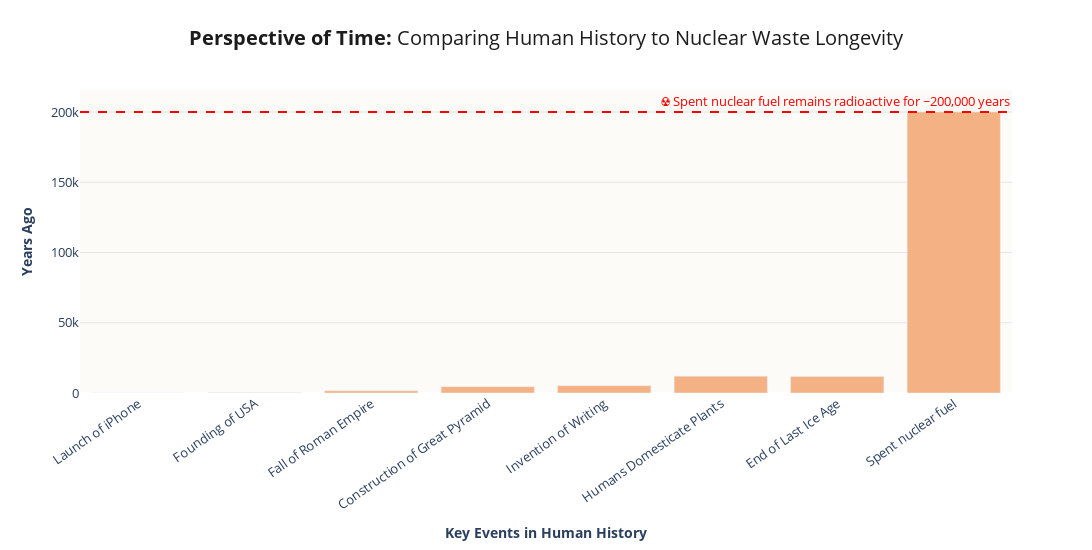

Notebook source saved alongside this figure:
### Code cell
import pandas as pd
import plotly.graph_objects as go

events = [
    ("Launch of iPhone", 17),
    ("Founding of USA", 249),
    ("Fall of Roman Empire", 1550),
    ("Construction of Great Pyramid", 4500),
    ("Invention of Writing", 5200),
    ("Humans Domesticate Plants", 12000),
    ("End of Last Ice Age", 11700),
    ("Spent nuclear fuel", 200000)
]

df = pd.DataFrame(events, columns=["Event", "Years Ago"])

fig = go.Figure()

fig.add_trace(go.Bar(
    x=df["Event"],
    y=df["Years Ago"],
    marker_color="#f4b183",
    hovertemplate="<b>%{x}</b><br>%{y:,} years ago",
    showlegend=False
))

fig.add_hline(
    y=200000,
    line_dash="dash",
    line_color="red",
    annotation_text="☢️ Spent nuclear fuel remains radioactive for ~200,000 years",
    annotation_position="top right",
    annotation_font_color="red",
    annotation_font_size=13
)

fig.update_layout(
    title=dict(
        text="<b>Perspective of Time:</b> Comparing Human History to Nuclear Waste Longevity",
        x=0.5,
        font=dict(size=20, color="#1c1c1c")
    ),
    xaxis=dict(
        title="<b>Key Events in Human History</b>",
        tickangle=-35,
        tickfont=dict(size=13),
        showgrid=False
    ),
    yaxis=dict(
        title="<b>Years Ago</b>",
        showgrid=True,
        gridcolor="#e5e5e5",
        tickfont=dict(size=13)
    ),
    plot_bgcolor="#fcfbf8",
    paper_bgcolor="#ffffff",
    width=1100,
    height=550,
    margin=dict(l=80, r=80, t=90, b=120)
)

fig.show()

### Figure 1 — Plotly figure (JSON) as saved in the notebook; plotly's stock layout.template omitted (floating-point values rounded to 4 significant figures)
{"data": [{"hovertemplate": "<b>%{x}</b><br>%{y:,} years ago", "marker": {"color": "#f4b183"}, "showlegend": false, "type": "bar", "x": ["Launch of iPhone", "Founding of USA", "Fall of Roman Empire", "Construction of Great Pyramid", "Invention of Writing", "Humans Domesticate Plants", "End of Last Ice Age", "Spent nuclear fuel"], "y": [17, 249, 1550, 4500, 5200, 12000, 11700, 200000]}], "layout": {"annotations": [{"font": {"color": "red", "size": 13}, "showarrow": false, "text": "☢️ Spent nuclear fuel remains radioactive for ~200,000 years", "x": 1, "xanchor": "right", "xref": "x domain", "y": 200000, "yanchor": "bottom", "yref": "y"}], "height": 550, "margin": {"b": 120, "l": 80, "r": 80, "t": 90}, "paper_bgcolor": "#ffffff", "plot_bgcolor": "#fcfbf8", "shapes": [{"line": {"color": "red", "dash": "dash"}, "type": "line", "x0": 0, "x1": 1, "xref": "x domain", "y0": 200000, "y1": 200000, "yref": "y"}], "title": {"font": {"color": "#1c1c1c", "size": 20}, "text": "<b>Perspective of Time:</b> Comparing Human History to Nuclear Waste Longevity", "x": 0.5}, "width": 1100, "xaxis": {"showgrid": false, "tickangle": -35, "tickfont": {"size": 13}, "title": {"text": "<b>Key Events in Human History</b>"}}, "yaxis": {"gridcolor": "#e5e5e5", "showgrid": true, "tickfont": {"size": 13}, "title": {"text": "<b>Years Ago</b>"}}}}
